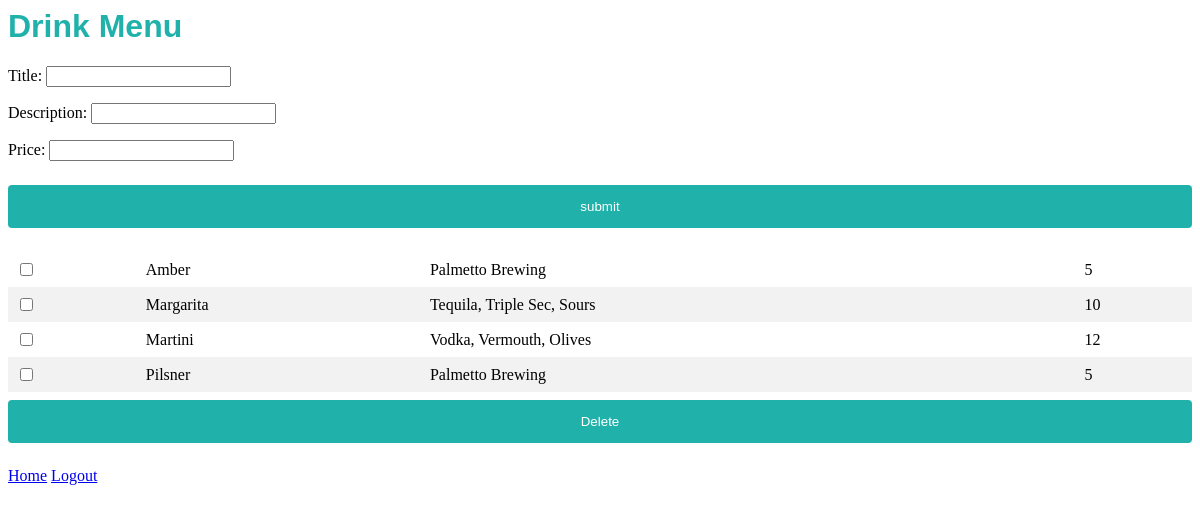
/admin_drink_menus.php, run on the app's committed database.
### tables this page shows
CREATE TABLE IF NOT EXISTS `drink_menu` (
  `title` char(60) NOT NULL,
  `description` char(60) NOT NULL,
  `price` float NOT NULL,
  PRIMARY KEY (`title`)
);

### admin_drink_menus.php (the view, shortened to what this page needs)
<html>
<link rel="stylesheet" href="mainstyle.css" type="text/css">
<head>
</head>
<body>
<h1>Drink Menu</h1>
<form name="admin_drink_menus" method="post" action="admin_drink_menus.php">
Title: <input type="char" name="title" value=""></p>
Description: <input type="char" name="description" value=""></p>
Price: <input type="float" name="price" value=""></p>
<?php
Include('dbconnect.php');
?>
<input type="submit" name="submit" value="submit">
</form>
<form name="table" action="" method="post">
<?php
mysqli_select_db($mysqli,"checkbox");
$res=mysqli_query($mysqli,"select * from drink_menu");
echo "<table>";
while($row=mysqli_fetch_array($res))
{
echo "<tr>";
echo "<td>"; ?> <input type="checkbox" name="num[]" class="other" value="<?php echo $row["title"]; ?>" /> <?php echo "</td>";
echo "<td>"; echo $row["title"]; echo "</td>";
echo "<td>"; echo $row["description"]; echo "</td>";
echo "<td>"; echo $row["price"]; echo "</td>";
echo "</tr>";
}
echo "</table>";
?>
<input type="submit" name="Delete" value="Delete">
</form>
<a href="admin_home.php">Home</a>
<a href="logout.php">Logout</a>
</body>
</html>

### mainstyle.css (style rules this page uses)
h1 { color: #20B2AA; font-family: Arial; }
input[type=submit] { width: 100%; background-color: #20B2AA; color: white; padding: 14px 20px; margin: 8px 0; border: none; border-radius: 4px; cursor: pointer; }
table { border-collapse: collapse; width: 100%; }
th, td { text-align: left; padding: 8px; }
tr:nth-child(even) { background-color: #f2f2f2 }

### data on the page
drink_menu: title "Amber", description "Palmetto Brewing", price "5"
drink_menu: title "Margarita", description "Tequila, Triple Sec, Sours", price "10"
drink_menu: title "Martini", description "Vodka, Vermouth, Olives", price "12"
drink_menu: title "Pilsner", description "Palmetto Brewing", price "5"
